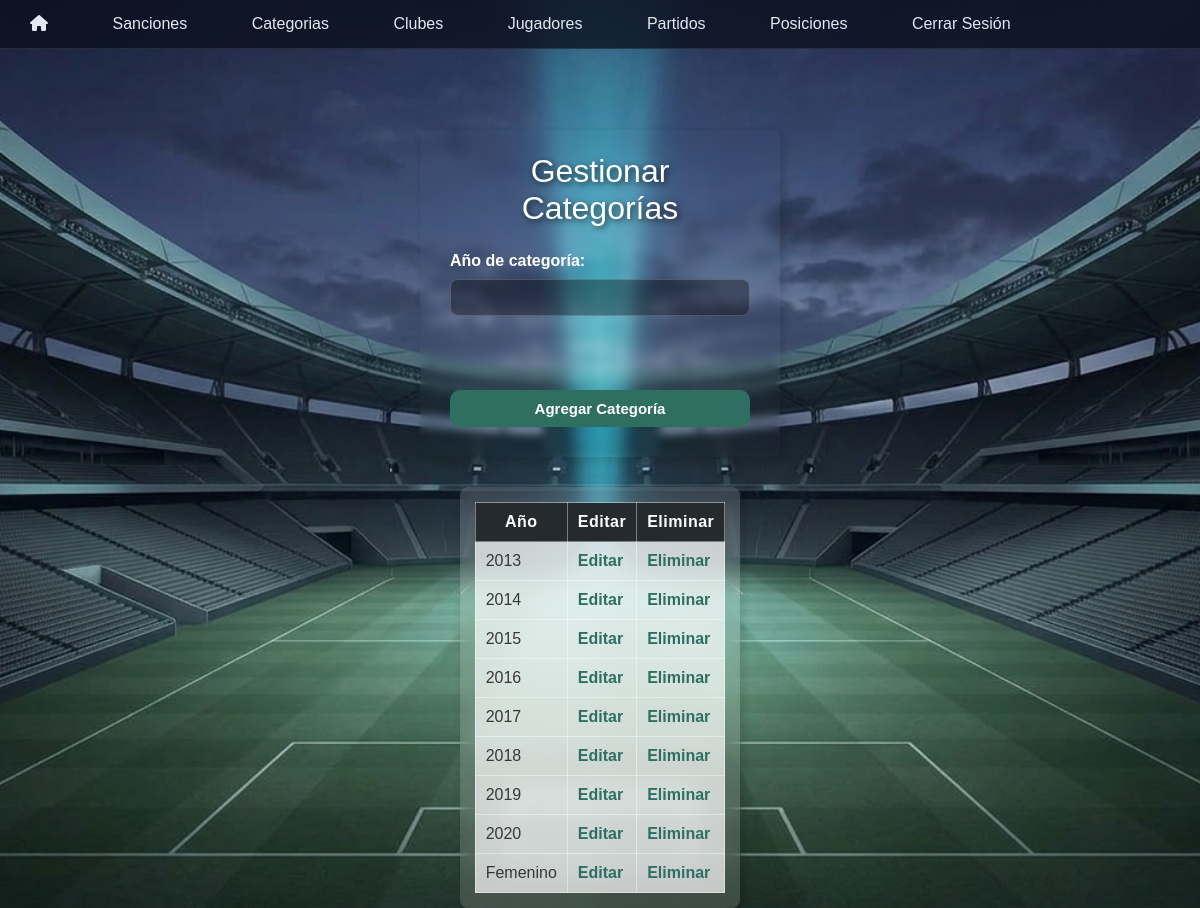
Page /categoria/gestionarCategoria.php (signed in) on the committed database.
### tables this page shows
CREATE TABLE `categorias` (
  `id` int(11) NOT NULL,
  `año` varchar(45) NOT NULL,
  `cantidad_jugadores` int(11) NOT NULL DEFAULT 0
);

### categoria/listarCategoria.php (the view, shortened to what this page needs)
<?php
require_once __DIR__ . "/../conexion.php";
$sql = "SELECT año, id FROM categorias ORDER BY año";
$resultado = mysqli_query($conn, $sql);
?>
<div class="Tabla">
<table class="tablaClubes" border="1">
    <tr>
        <th>Año</th>
        <th>Editar</th>
        <th>Eliminar</th>
    </tr>
    <?php while ($fila = mysqli_fetch_assoc($resultado)): ?>
    <tr>
        <?php
        echo "<td>" . htmlspecialchars($fila["año"]) . "</td>";
        echo "<td><a href='editarCategoria.php?id=" . (int) $fila["id"] . "'>Editar</a></td>";
        echo "<td><a href='eliminarCategoria.php?id=" . (int) $fila["id"] . "' onclick=\"return confirm('¿Eliminar esta categoría?')\">Eliminar</a></td>";
        ?>
    </tr>
    <?php endwhile; ?>
</table>
</div>

### categoria/categoria.css (style rules this page uses)
body { margin:0; background-image:url("../imagenes/BG.png"); background-size:cover; background-position:center; background-attachment:fixed; font-family:Arial, Helvetica, sans-serif; }
.Tabla { display:flex; width:fit-content; margin:30px auto 0; padding:15px; background:rgba(255,255,255,0.15); border-radius:8px; box-shadow:3px 3px 6px 3px rgba(0,0,0,0.1); backdrop-filter:blur(10px); }
.tablaClubes { border-collapse:collapse; }
.tablaClubes th, .tablaClubes td { border:1px solid rgba(255,255,255,0.4); padding:10px; }
.tablaClubes th { background:#252A2E; color:white; font-weight:700; letter-spacing:.5px; }
.tablaClubes td { background:rgba(255,255,255,0.7); color:#383838; }
.tablaClubes a { text-decoration:none; color:#2F6F62; font-weight:bold; }

### rows in the picture
categorias: año "2013"
categorias: año "2014"
categorias: año "2015"
categorias: año "2016"
categorias: año "2017"
categorias: año "2018"
categorias: año "2019"
categorias: año "2020"
categorias: año "Femenino"
